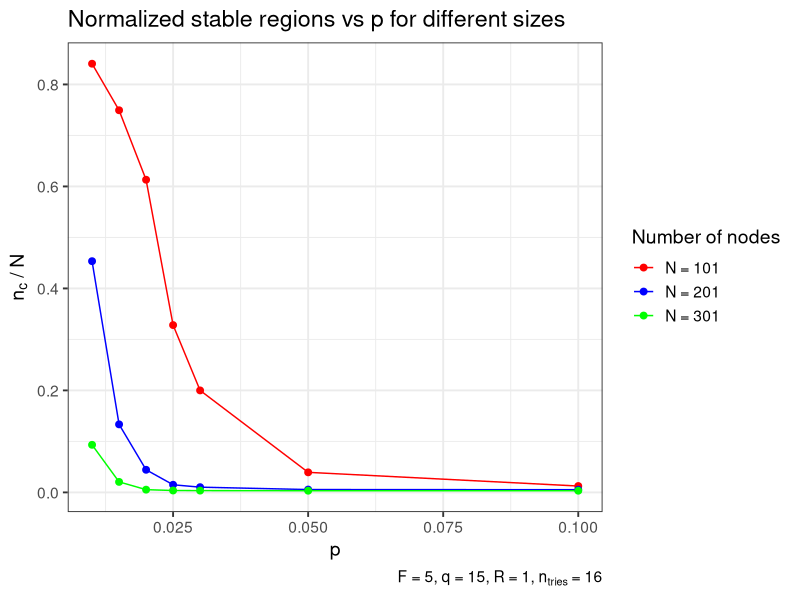
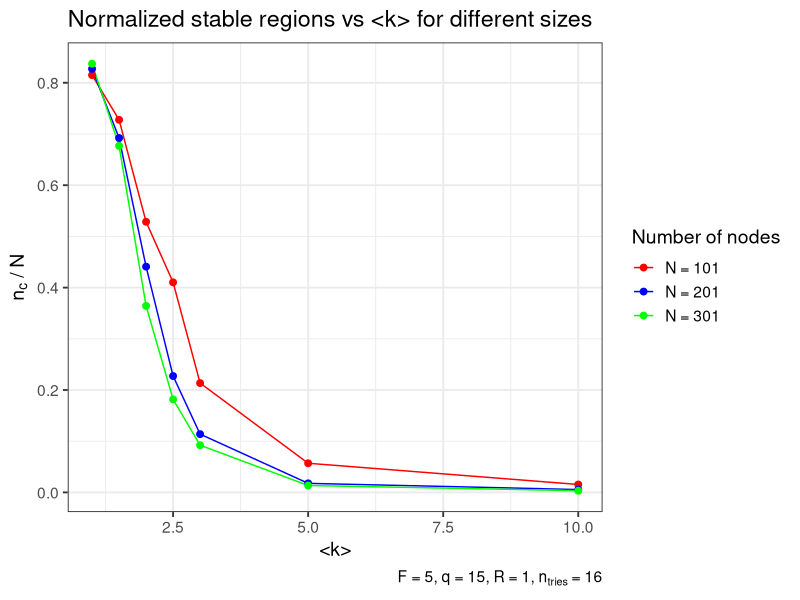

Source code (R) for these figures, in order: (Note: this script raises an error after producing the figures.)
## ---- chunk 1
library(ggplot2)
options(scipen=999)
custom_theme <- theme_bw(base_size = 14)
## ---- chunk 2

## Graph n_c(p)/N for different Ns
## F = 5, q = 15

p_s <- c(0.01, 0.015, 0.02, 0.025, 0.03, 0.05, 0.1)
n_c100 <- c(84.0625, 74.9375, 61.3125, 32.8125, 20.0000, 3.9375, 1.2500)
n_c100 <- n_c100/100
n_c200 <- c(90.6875, 26.6875, 8.8750, 3.0000, 2.0625, 1.1250, 1.0625)
n_c200 <- n_c200/200
n_c300 <- c(28.0000, 6.1875, 1.6250, 1.1250, 1.0625, 1.0000, 1.0000)
n_c300 <- n_c300/300

df <- data.frame(p_s, n_c100, n_c200, n_c300)

ggplot(df, aes(x = p_s)) + 
  geom_line(aes(y = n_c100, col = "N = 101")) +
  geom_line(aes(y = n_c200, col = "N = 201")) +
  geom_line(aes(y = n_c300, col = "N = 301")) +
  geom_point(aes(y = n_c100, col = "N = 101"), size=2) +
  geom_point(aes(y = n_c200, col = "N = 201"), size=2) +
  geom_point(aes(y = n_c300, col = "N = 301"), size=2) +
  custom_theme +
  scale_color_manual(name="Number of nodes",
                   breaks=c("N = 101", "N = 201", "N = 301"),
                   values=c("N = 101" = "red", "N = 201" = "blue", "N = 301" = "green"))+
  labs(x = "p", y = expression("n"["c"] ~ "/ N"), title="Normalized stable regions vs p for different sizes", caption=expression("F = 5, q = 15, R = 1, n"["tries"] ~ "= 16"))

## ---- chunk 3

## Plot n_c(<k>)/N at different Ns.
## F = 5, q = 15, R = 1

k_means <- c(1, 1.5, 2, 2.5, 3, 5, 10)

n101 <- c(0.81497525, 0.72772277, 0.52846535, 0.41027228, 0.21349010, 0.05693069, 0.01547030)
n201 <- c(0.827114428, 0.692164179, 0.440920398, 0.227300995, 0.113805970, 0.01772388, 0.005597015)
n301 <- c(0.837209302, 0.676702658, 0.364202658, 0.181686047, 0.092192691, 0.013496678, 0.003322259)

df <- data.frame(k_means, n101, n201, n301)

ggplot(df, aes(x = k_means)) + 
  geom_line(aes(y = n101, col = "N = 101")) +
  geom_line(aes(y = n201, col = "N = 201")) +
  geom_line(aes(y = n301, col = "N = 301")) +
  custom_theme +
  geom_point(aes(y = n101, col = "N = 101"), size=2)+
  geom_point(aes(y = n201, col = "N = 201"), size=2)+
  geom_point(aes(y = n301, col = "N = 301"), size=2)+
  scale_color_manual(name="Number of nodes",
                   breaks=c("N = 101", "N = 201", "N = 301"),
                   values=c("N = 101" = "red", "N = 201" = "blue", "N = 301" = "green"))+
  labs(x = "<k>", y = expression("n"["c"]~"/ N"), title="Normalized stable regions vs <k> for different sizes", caption=expression("F = 5, q = 15, R = 1, n"["tries"] ~ "= 16"))

## ---- chunk 4

k_means <- c(1, 1.5, 2, 2.5, 3, 5, 10, 20, 50, 100)
T_s <- c(10028.75, 48599.50, 199155.00, 232134.50, 234974.50, 236962.50, 253452.25, 255990.5, 312364.5, 321931.8 )

df <- data.frame(k_means, T_s)

ggplot(df, aes(x = k_means)) +
  geom_line(aes(y = T_s), col = "black") +
  geom_point(aes(y = T_s), col = "blue", size = 2) +
  custom_theme +
  labs(x = "<k>", y = expression("T"["co"]), title ="Time of convergence vs <k>", caption =expression("F = 5, q = 15, N = 200, R = 1, n"["tries"] ~ "= 16"))+
  scale_y_continuous(trans = "log10", labels = scales::label_number_si())+
  scale_x_continuous(trans = "log10")+
  annotation_logticks()

## ---- chunk 5

## [S_max/N](q) for different N
## N = 100, N = 150, N = 200

q_s <- c(40, 60, 80, 100, 120, 150)
s_max201 <- c(0.9869403, 0.9539801, 0.8448383, 0.7036692, 0.4561567, 0.1943408)
s_max151 <- c(0.9801325, 0.9060430, 0.7251656, 0.5918874, 0.3137417, 0.1870861)
s_max101 <- c(0.9702970, 0.7660891, 0.5779703, 0.3582921, 0.2611386, 0.1441832)

df <- data.frame(q_s, s_max201)

ggplot(df, aes(x = q_s)) +
  geom_line(aes(y = s_max201, color="N = 201"))+
  geom_line(aes(y = s_max101, color="N = 101"))+
  geom_line(aes(y = s_max151, color="N = 151"))+
  geom_point(aes(y = s_max201, color="N = 201"), size=2)+
  geom_point(aes(y = s_max101, color="N = 101"), size=2)+
  geom_point(aes(y = s_max151, color="N = 151"), size=2)+
  custom_theme+
  labs(x = "q-values", y = expression("< S"["max"] ~ ">/N"), title="Maximum relative size vs q", caption=expression("F = 15, R = 1, <k> = 5, n"["tries"]~"= 16"))+
  scale_color_manual(name="Number of nodes",
                   breaks=c("N = 101", "N = 151", "N = 201"),
                   values=c("N = 101" = "red", "N = 151" = "blue", "N = 201" = "green"))

